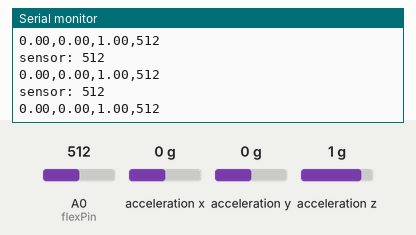
Recording of a sketch running on a simulated Arduino Uno, built with avr-gcc and run on an emulated ATmega328P. On the bench: the last lines printed to the serial monitor. The inputs (shaded band) are chosen by the test bench; at power-on: acceleration x 0 g, A0 (flexPin) = 512, acceleration y 0 g, acceleration z 1 g. No radio packets arrive unless stated.

Above: at 1.2 s.
1.3 s: acceleration x set to -1.4 g
At 1.46 s:
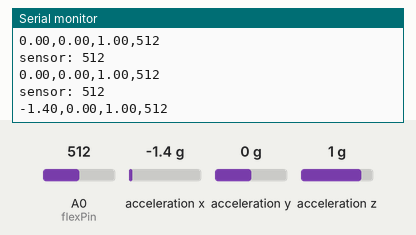
2.8 s: A0 (flexPin) set to 716
At 2.92 s:
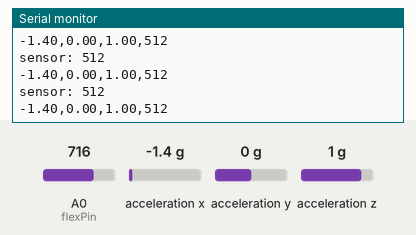
4.3 s: acceleration y set to -1.4 g
At 4.39 s:
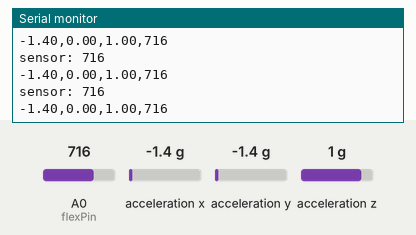
5.8 s: acceleration z set to -1.4 g
At 5.86 s:
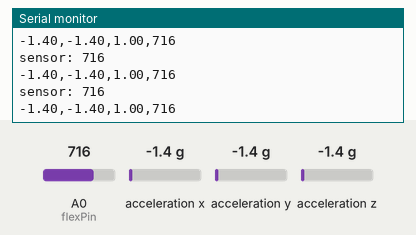
7.3 s: A0 (flexPin) set to 992
At 7.33 s:
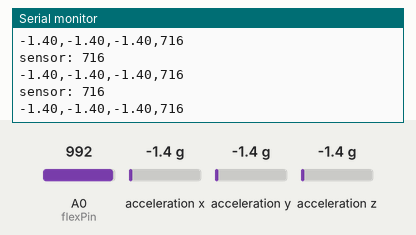
Timing chart, 0 to 9.8 s (numbered marks = the images above; inputs shaded):
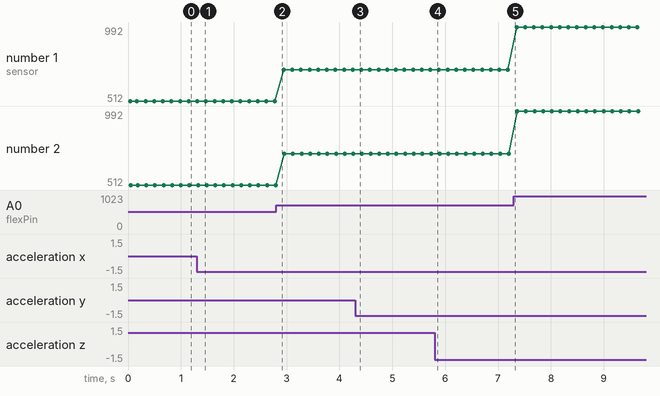

Measured:
- after the input at 1.3 s, the serial monitor: prints a new line at once (image 1)
- plotted number 1: 512 → 716 after the input at 2.8 s, 716 → 992 after the input at 7.3 s
- plotted number 2: 512 → 716 after the input at 2.8 s, 716 → 992 after the input at 7.3 s

The sketch:

glove.ino
```cpp
#include <RH_ASK.h>
#include <SPI.h> // Not actually used but needed to compile
#include <Adafruit_LIS3DH.h>
#include <Adafruit_Sensor.h>

RH_ASK driver;

// Used for software SPI
#define LIS3DH_CLK 8   // SCL
#define LIS3DH_MOSI 9  // SDA
#define LIS3DH_MISO 10  // SD0
#define LIS3DH_CS 11  // CS

const int flexPin = A0;


// software SPI
Adafruit_LIS3DH lis = Adafruit_LIS3DH(LIS3DH_CS, LIS3DH_MOSI, LIS3DH_MISO, LIS3DH_CLK);


void setup()
{
    Serial.begin(9600);    // Debugging only
    if (!driver.init())
         Serial.println("init failed");

    Serial.println("LIS3DH test!");
    if (! lis.begin(0x18)) {
      Serial.println("Couldnt start");
      while (1) yield();
    }
    Serial.println("LIS3DH found!");

    lis.setRange(LIS3DH_RANGE_4_G);   // 2, 4, 8 or 16 G!

    Serial.print("Range = "); Serial.print(2 << lis.getRange());
    Serial.println("G");
}

void loop()
{

    int flexValue;
    flexValue = analogRead(flexPin);
    Serial.print("sensor: ");
    Serial.println(flexValue);

    lis.read();      // get X Y and Z data at once

    /* Or....get a new sensor event, normalized */
    sensors_event_t event;
    lis.getEvent(&event);

    /* Display the results (acceleration is measured in m/s^2) */
    String x_out = String(event.acceleration.x / 9.81);
    String y_out = String(event.acceleration.y / 9.81);
    String z_out = String(event.acceleration.z / 9.81);

    String values = x_out + "," + y_out + "," + z_out + "," + flexValue;

    int vLen = values.length();
    char charValues [vLen];
    values.toCharArray(charValues, vLen+1);
    const char *sendValues = charValues;

    Serial.println(values);

    driver.send((uint8_t *)sendValues, strlen(sendValues));
    driver.waitPacketSent();

    delay(100);
}
```
